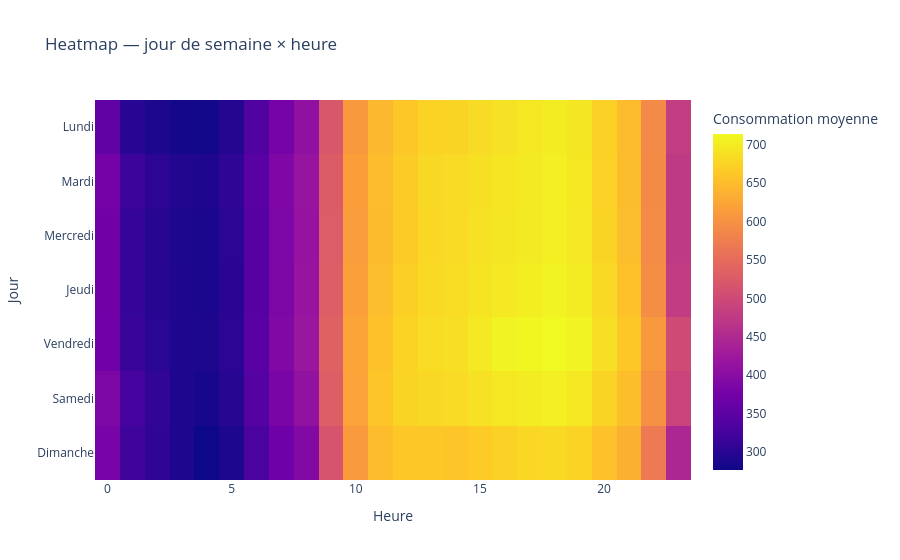

The cell this chart's notebook holds for it:
### Markdown cell above
## 9. Heatmap heure × jour de semaine

Cette représentation met en évidence plusieurs saisonnalités simultanément.

### Code cell
heat = df_long.mean(axis=1).rename("mean_consumption").to_frame()
heat["weekday"] = heat.index.dayofweek
heat["hour"] = heat.index.hour

heat = (
    heat.groupby(["weekday", "hour"])["mean_consumption"]
    .mean()
    .reset_index()
)

pivot = heat.pivot(index="weekday", columns="hour", values="mean_consumption")
pivot.index = [weekday_names[i] for i in pivot.index]

fig = px.imshow(
    pivot,
    aspect="auto",
    labels={"x": "Heure", "y": "Jour", "color": "Consommation moyenne"},
    title="Heatmap — jour de semaine × heure",
)
fig.show()

### Figure 1 — Plotly figure (JSON) as saved in the notebook; plotly's stock layout.template omitted (floating-point values rounded to 4 significant figures; data arrays with more than 128 entries replaced by an {"elided": "..."} marker saying what was removed)
{"data": [{"coloraxis": "coloraxis", "hovertemplate": "Heure: %{x}<br>Jour: %{y}<br>Consommation moyenne: %{z}<extra></extra>", "name": "0", "type": "heatmap", "x": [0, 1, 2, 3, 4, 5, 6, 7, 8, 9, 10, 11, 12, 13, 14, 15, 16, 17, 18, 19, 20, 21, 22, 23], "xaxis": "x", "y": ["Lundi", "Mardi", "Mercredi", "Jeudi", "Vendredi", "Samedi", "Dimanche"], "yaxis": "y", "z": {"elided": "7x24 float values"}}], "layout": {"coloraxis": {"colorbar": {"title": {"text": "Consommation moyenne"}}, "colorscale": [[0, "#0d0887"], [0.1111, "#46039f"], [0.2222, "#7201a8"], [0.3333, "#9c179e"], [0.4444, "#bd3786"], [0.5556, "#d8576b"], [0.6667, "#ed7953"], [0.7778, "#fb9f3a"], [0.8889, "#fdca26"], [1, "#f0f921"]]}, "title": {"text": "Heatmap — jour de semaine × heure"}, "xaxis": {"anchor": "y", "domain": [0, 1], "title": {"text": "Heure"}}, "yaxis": {"anchor": "x", "autorange": "reversed", "domain": [0, 1], "title": {"text": "Jour"}}}}
